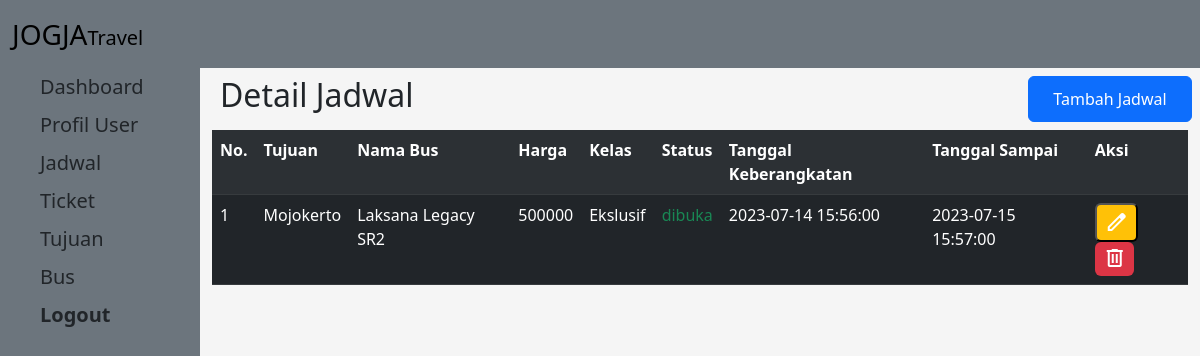
/pages/adminpanel/jadwal.php (signed in), run on the app's committed database.
### tables this page shows
CREATE TABLE `jadwal` (
  `id` int NOT NULL,
  `id_tujuan` int NOT NULL,
  `id_bus` int NOT NULL,
  `harga` int DEFAULT NULL,
  `tanggal_keberangkatan` datetime NOT NULL,
  `status` varchar(255) NOT NULL,
  `created_at` datetime NOT NULL DEFAULT CURRENT_TIMESTAMP,
  `updated_at` datetime NOT NULL DEFAULT CURRENT_TIMESTAMP,
  `tanggal_sampai` datetime NOT NULL DEFAULT CURRENT_TIMESTAMP
);

CREATE TABLE `tujuan` (
  `id` int NOT NULL,
  `jarak_tujuan` int NOT NULL,
  `created_at` datetime NOT NULL DEFAULT CURRENT_TIMESTAMP,
  `updated_at` datetime NOT NULL DEFAULT CURRENT_TIMESTAMP,
  `nama_daerah` varchar(255) NOT NULL
);

CREATE TABLE `bus` (
  `id` int NOT NULL,
  `id_tipe` int NOT NULL,
  `jumlah_kursi` int NOT NULL,
  `harga_km` int NOT NULL,
  `id_kelas` int NOT NULL,
  `created_at` datetime NOT NULL DEFAULT CURRENT_TIMESTAMP,
  `updated_at` datetime NOT NULL DEFAULT CURRENT_TIMESTAMP,
  `nama_bus` varchar(255) NOT NULL
);

CREATE TABLE `kelas` (
  `id` int NOT NULL,
  `nama_kelas` varchar(255) NOT NULL,
  `created_at` datetime NOT NULL DEFAULT CURRENT_TIMESTAMP,
  `updated_at` datetime NOT NULL DEFAULT CURRENT_TIMESTAMP
);

### pages/adminpanel/jadwal.php (the view, shortened to what this page needs)
<!DOCTYPE html>
<html lang="en">
<head>
  <link rel="stylesheet" href="../../CSS/bootstrap.min.css">
  <?php
  require('../../koneksi/koneksi.php');
  $queryData = "select a.id,a.tanggal_keberangkatan,a.tanggal_sampai,a.status,a.harga,b.nama_daerah,c.nama_bus,d.nama_kelas from jadwal as a INNER JOIN tujuan as b on a.id_tujuan = b.id INNER JOIN bus as c ON a.id_bus = c.id inner join kelas as d on c.id_kelas = d.id";
  $dataJadwal = mysqli_query($conn, $queryData);
  ?>
</head>
<body>
  <?php include('../../components/sidebar.php'); ?>
  <div class="row px-2 my-2">
    <h2 class="fs-2 col-lg-8">Detail Jadwal</h2>
    <button type="button" class="btn btn-primary px-2 py-2 text-center ms-auto col-lg-2" data-bs-toggle="modal" data-bs-target="#formtambah">Tambah Jadwal</button>
  </div>
  <table class="table table-dark table-striped table-responsive">
    <tr scope="row">
      <th scope="col">No.</th>
      <th scope="col">Tujuan</th>
      <th scope="col">Nama Bus</th>
      <th scope="col">Harga</th>
      <th scope="col">Kelas</th>
      <th scope="col">Status</th>
      <th scope="col">Tanggal Keberangkatan</th>
      <th scope="col">Tanggal Sampai</th>
      <th scope="col">Aksi</th>
    </tr>
    <?php $i = 1;
    foreach ($dataJadwal as $d) : ?>
      <tr scope="row">
        <td scope="col"><?php echo $i++; ?></td>
        <td scope="col"><?php echo $d['nama_daerah'] ?></td>
        <td scope="col"><?php echo $d['nama_bus'] ?></td>
        <td scope="col"><?php echo $d['harga'] ?></td>
        <td scope="col"><?php echo $d['nama_kelas'] ?></td>
        <?php if ($d['status'] == 'ditutup') : ?>
          <td scope='col' class='fw-5 text-danger'><?php echo $d['status'] ?></td>
        <?php else : ?>
          <td scope='col' class='fw-5 text-success'><?php echo $d['status'] ?></td>
        <?php endif; ?>
        <td scope="col"><?php echo $d['tanggal_keberangkatan'] ?></td>
        <td scope="col"><?php echo $d['tanggal_sampai'] ?></td>
        <td scope="col"><button class="badge bg-warning" data-bs-toggle="modal" data-bs-target="#formupdate<?php echo $d['id']; ?>"><span class="material-symbols-outlined">
            </span></button>
          <a href="./aksi/aksi_hapus_jadwal.php?id=<?php echo $d['id'] ?>" class="badge bg-danger"><span class="material-symbols-outlined">
            </span></a>
        </td>
      </tr>
    <?php endforeach; ?>
  </table>
  <?php include('../../components/endSidebar.php'); ?>
</body>
</html>

### data on the page
jadwal: id_tujuan.nama_daerah "Mojokerto", id_bus.nama_bus "Laksana Legacy SR2", harga "500000", kelas.nama_kelas "Ekslusif", status "dibuka", tanggal_keberangkatan "2023-07-14 15:56:00", tanggal_sampai "2023-07-15 15:57:00"
